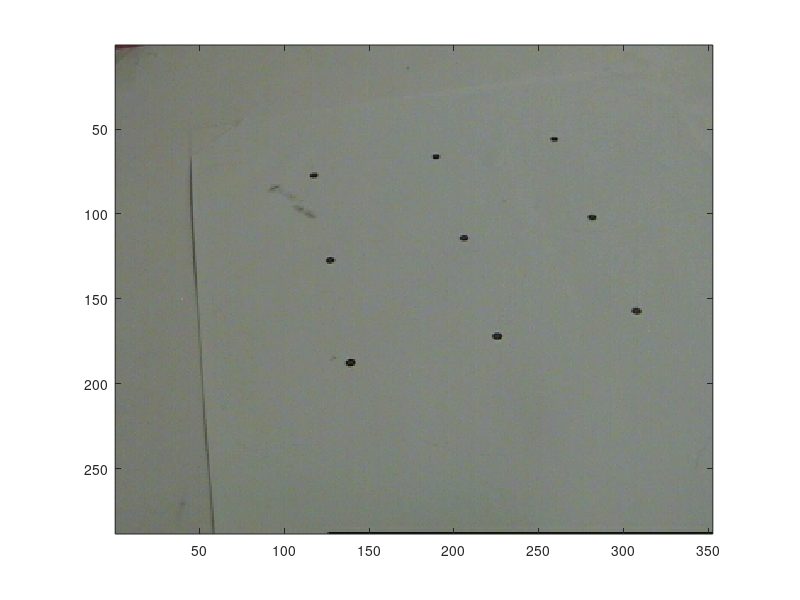
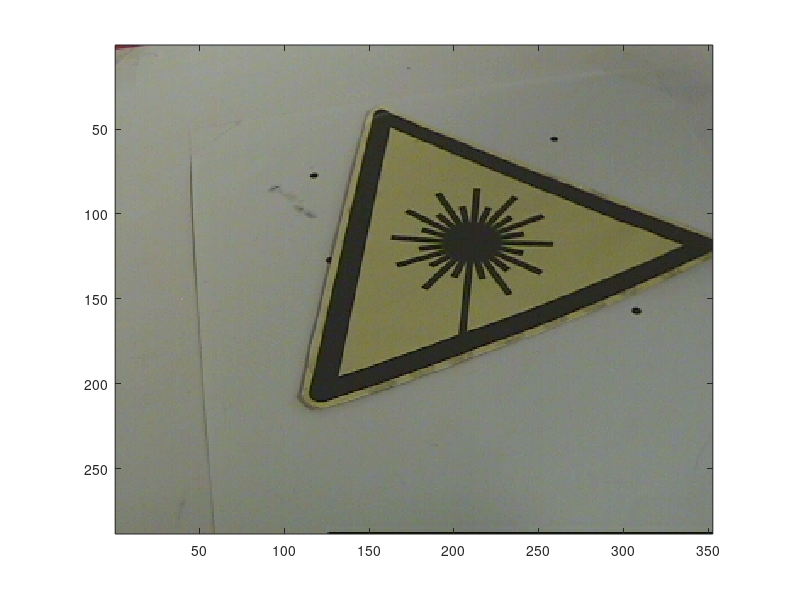

Source code (MATLAB) for these figures, in order: (Note: this script raises an error after producing the figures.)
addpath /site/edu/bb/Bildsensorer/C-CameraCalibration

load('images.mat')

figure(1)
imagesc(pattern); axis image;

figure(2)
imagesc(object); axis image;

% Calibration points in the world
%--------------------------------
X1 =  0; Y1 =  0;
X2 =  5; Y2 =  0;
X3 = 10; Y3 =  0;
X4 =  0; Y4 =  5;
X5 =  5; Y5 =  5;
X6 = 10; Y6 =  5;
X7 =  0; Y7 = 10;
X8 =  5; Y8 = 10;
X9 = 10; Y9 = 10;

% Calibration points in the image
%--------------------------------
u1 = 118; v1 = 77;
u2 = 189; v2 = 66;
u3 = 259; v3 = 55;
u4 = 127; v4 = 127;
u5 = 206; v5 = 114;
u6 = 281; v6 = 102;
u7 = 139; v7 = 187;
u8 = 226; v8 = 171;
u9 = 308; v9 = 157;

f = [u1 v1 u2 v2 u3 v3 u4 v4 u5 v5 u6 v6 u7 v7 u8 v8 u9 v9]';

% Calibration matrix
%-------------------
D = [  
    X1 Y1  1   0  0  0 -u1*X1 -u1*Y1;
     0  0  0  X1 Y1  1 -v1*X1 -v1*Y1;
    X2 Y2  1   0  0  0 -u2*X2 -u2*Y2;
     0  0  0  X2 Y2  1 -v2*X2 -v2*Y2;
    X3 Y3  1   0  0  0 -u3*X3 -u3*Y3;
     0  0  0  X3 Y3  1 -v3*X3 -v3*Y3;
    X4 Y4  1   0  0  0 -u4*X4 -u4*Y4;
     0  0  0  X4 Y4  1 -v4*X4 -v4*Y4;
    X5 Y5  1   0  0  0 -u5*X5 -u5*Y5;
     0  0  0  X5 Y5  1 -v5*X5 -v5*Y5;
    X6 Y6  1   0  0  0 -u6*X6 -u6*Y6;
     0  0  0  X6 Y6  1 -v6*X6 -v6*Y6;
    X7 Y7  1   0  0  0 -u7*X7 -u7*Y7;
     0  0  0  X7 Y7  1 -v7*X7 -v7*Y7;
    X8 Y8  1   0  0  0 -u8*X8 -u8*Y8;
     0  0  0  X8 Y8  1 -v8*X8 -v8*Y8;
    X9 Y9  1   0  0  0 -u9*X9 -u9*Y9;
     0  0  0  X9 Y9  1 -v9*X9 -v9*Y9];


c = pinv(D)*f;

c = [c; 1];

C = (reshape(c, 3, 3))';

test = C * [5 5 1]';
u5new = test(1) / test(3);
v5new = test(2) / test(3);

va = inv(C)*[133 333; 195 119; 1 1];

zoomdist = sqrt(21.65^2 + 1.64^2 + 911^2);

A = [
	2.1236 -0.0008 0.2240;
	0		1.9171 0.1086;
	0		0	   0.0010;
	] * 1.0e+03;

R = [
	0.8568	0.5110	-0.0020;
	-0.5157	0.8599	-0.0011;
	0.0012	0.0019	1.0003;
	];

t = [
	-21.6573;
	1.6429;
	910.8820;
	];


% cc1 = inv(C) * [176.5; 120.5; 1;]
% cc2 = inv(A*[R t]) * [176.5; 120.5; 0; 1;]

Abasic = [
	1.2955	-0.0016	0.1887;
	0		1.1749	0.1254;
	0		0		0.0010;
	] * 1.0e+03;


uvn = inv(Abasic)*[0;0;1];

thetau = atan(uvn(1)) * 180/pi
thetav = atan(uvn(2)) * 180/pi

%% 

C = A*[R t];
[K R t] = P2KRt(C)
